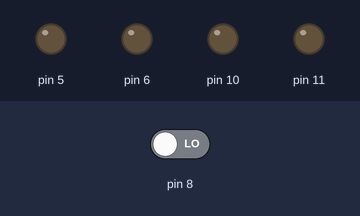
Bench run of a sketch on a simulated Arduino Uno, built with avr-gcc and run on an emulated ATmega328P. On the bench: output pins drawn as LEDs (lit = HIGH). The inputs (shaded band) are chosen by the test bench; at power-on: pin 8 LOW.

Above: at 1.2 s.
1.3 s: pin 8 driven HIGH
At 1.46 s:
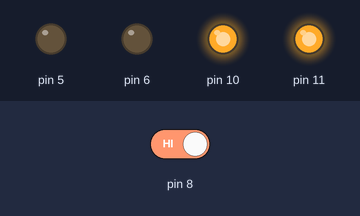
At 1.86 s:
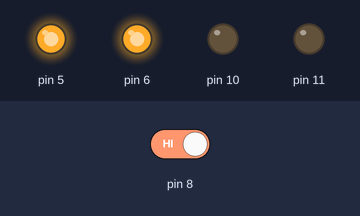
Timing chart, 0 to 10.3 s (numbered marks = the images above; inputs shaded):
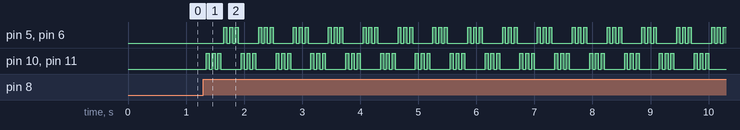

The sketch:

LucesPolicia.ino
```cpp
int estado = 0;
int estadoanterior = 0;
int salida = 0;

void setup(){
  pinMode(8,INPUT);
  pinMode(11,OUTPUT);
  pinMode(10,OUTPUT);
  pinMode(6,OUTPUT);
  pinMode(5,OUTPUT);
}

void loop(){
 estado = digitalRead(8);

 if((estado == HIGH)&&(estadoanterior==0)){
   salida = 1 - salida;
   delay(50);
 }
 estadoanterior = estado; //guardo el estado en el que esta

  if(salida == 1){
    for(int j=0; j<20;j++){
      for(int i = 0; i<3; i++){
       digitalWrite(11, HIGH);
       digitalWrite(10, HIGH);
       delay(50);
       digitalWrite(11, LOW);
       digitalWrite(10, LOW);
       delay(50);
     }
     for(int i = 0; i<3; i++){
       digitalWrite(6, HIGH);
       digitalWrite(5, HIGH);
       delay(50);
       digitalWrite(6, LOW);
       digitalWrite(5, LOW);
       delay(50);
     }
    }
    salida=0;
  }
}
```

Measured:
- after the input at 1.3 s, pin 5, pin 6: LOW → HIGH after 0.35 s, then repeats every 0.60 s: 2 × (LOW 0.05 s, HIGH 0.05 s), LOW 0.35 s, HIGH 0.05 s; pin 10, pin 11: LOW → HIGH after 0.05 s, then repeats every 0.60 s: 2 × (LOW 0.05 s, HIGH 0.05 s), LOW 0.35 s, HIGH 0.05 s
